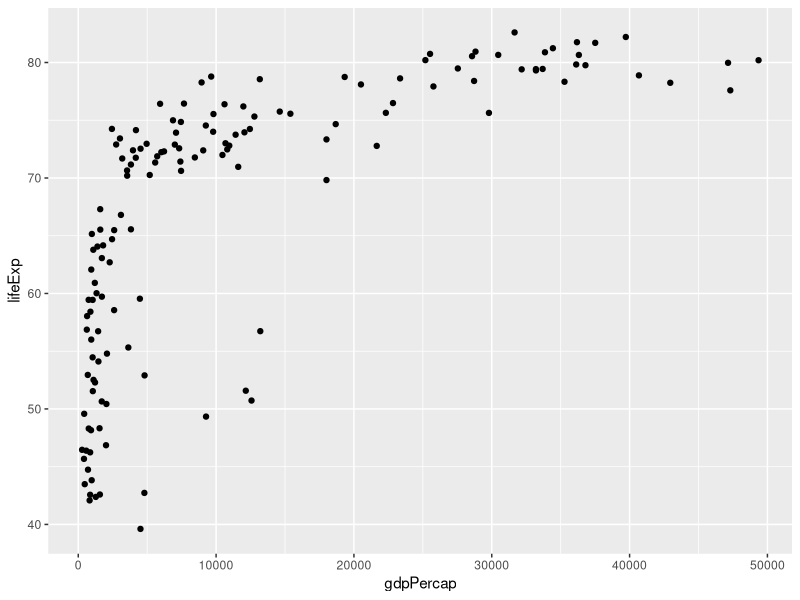
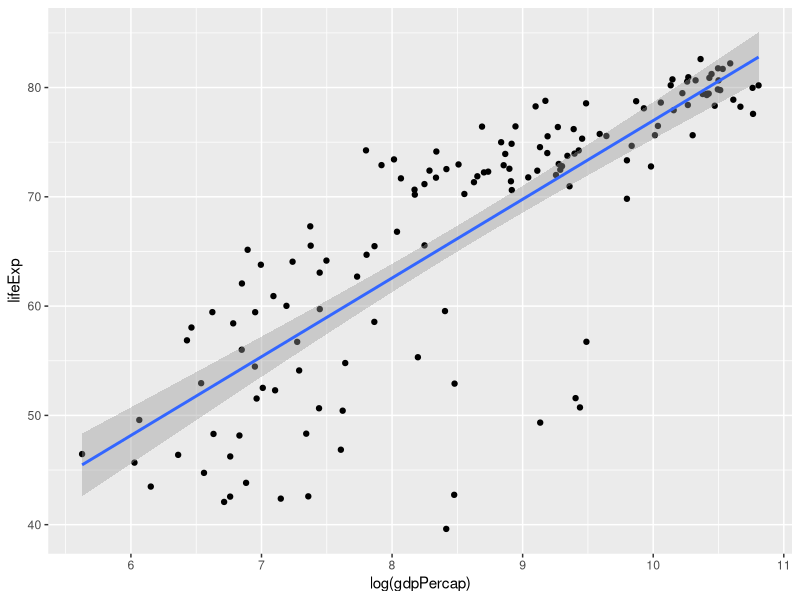
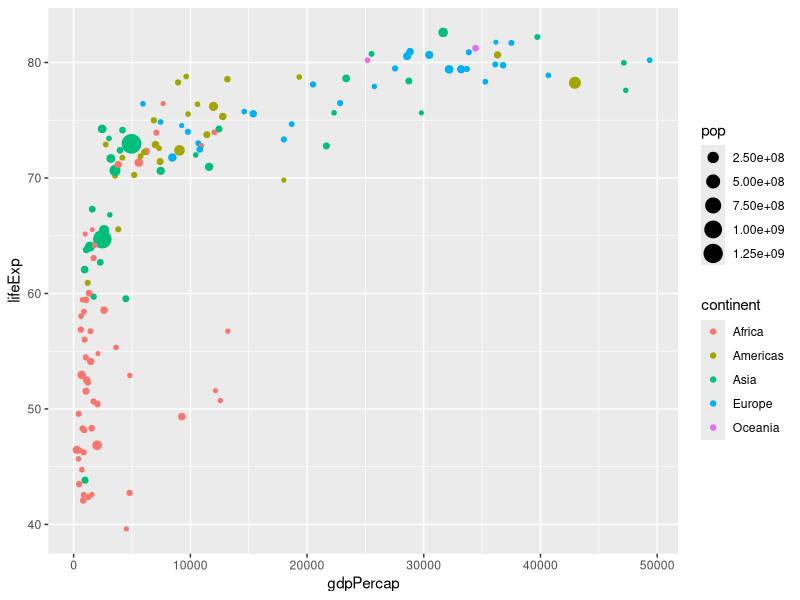
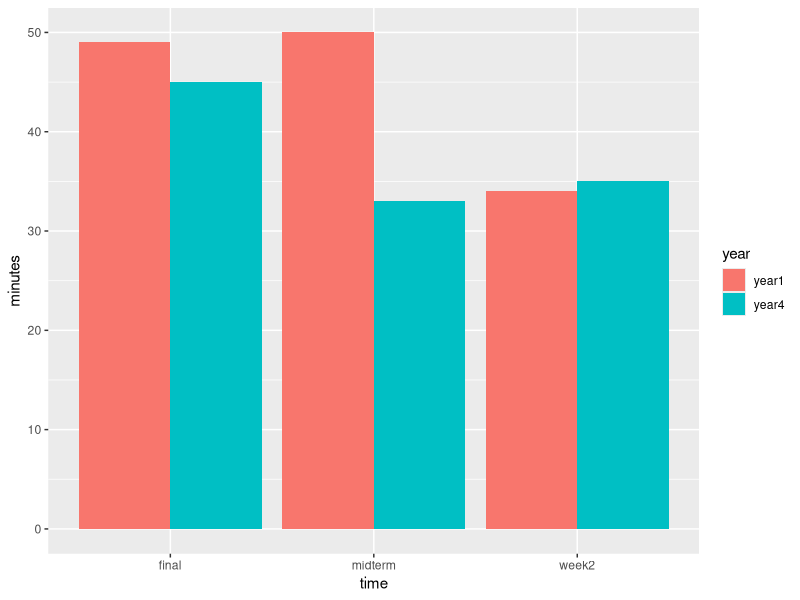
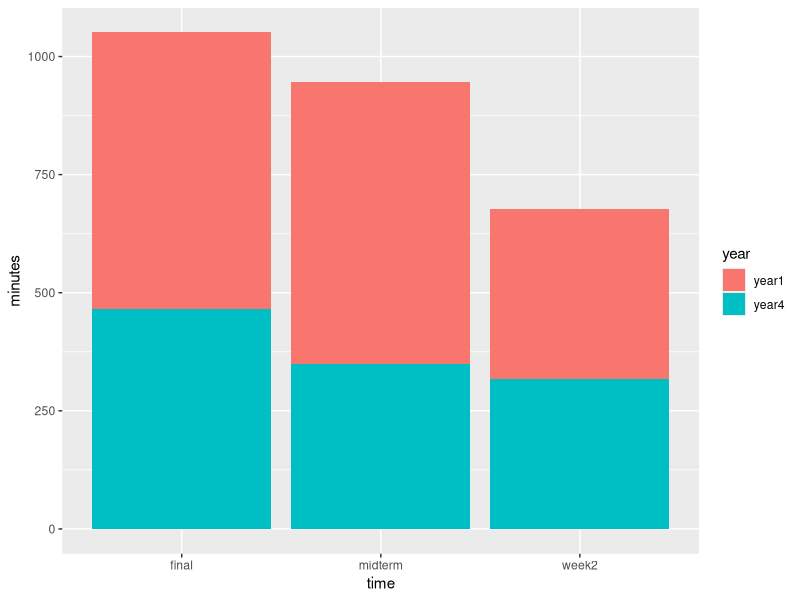
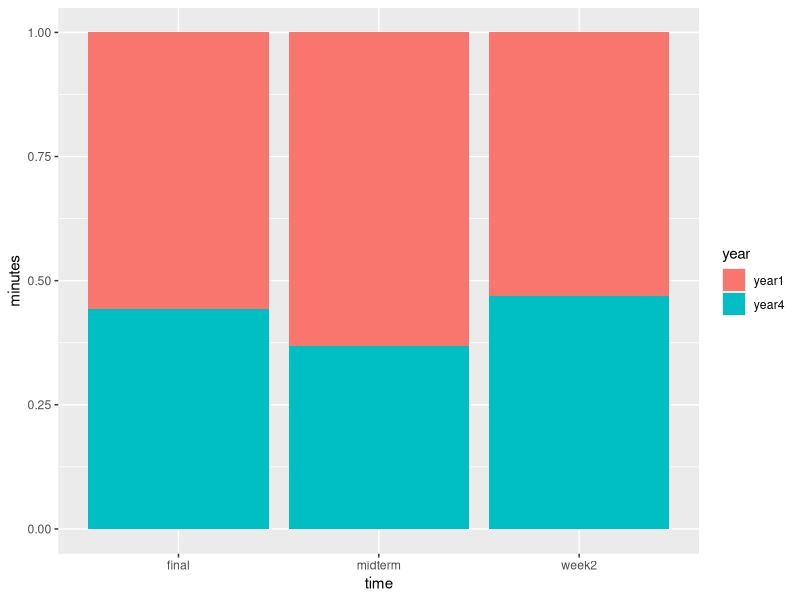
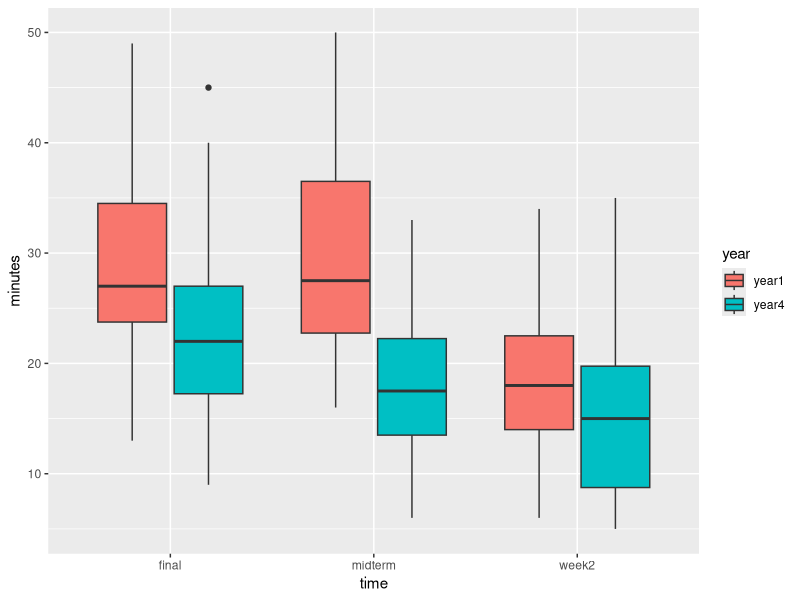
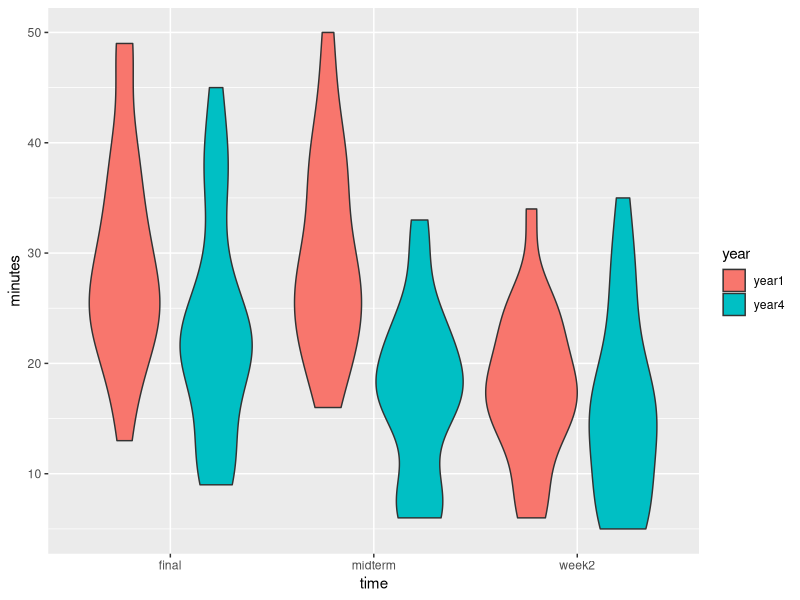

Source code (R) for these figures, in order:
## ---- chunk 1
library(tidyverse)
library(here)
library(ggplot2)
library(patchwork)
## ---- chunk 2
scatter=read.csv(here("data/scatter.csv"))%>%dplyr::select(-X)
head(scatter)
## ---- chunk 3
ggplot(scatter,aes(x=gdpPercap,y=lifeExp))+
  geom_point()

## ---- chunk 4
ggplot(scatter,aes(x=log(gdpPercap),y=lifeExp))+
  geom_point()+
  geom_smooth(method="lm")
## ---- chunk 5
ggplot(scatter,aes(x=gdpPercap,y=lifeExp))+
  geom_point(aes(colour=continent,size=pop))
## ---- chunk 6
bar=read.csv(here("data/bar_plot.csv"))
head(bar)
## ---- chunk 7
ggplot(bar, aes(x=time,y=minutes,fill=year))+geom_bar(position="dodge",stat="identity")
## ---- chunk 8
ggplot(bar, aes(x=time,y=minutes,fill=year))+geom_bar(position="stack",stat="identity")
## ---- chunk 9
ggplot(bar, aes(x=time,y=minutes,fill=year))+geom_bar(position="fill",stat="identity")
## ---- chunk 10
ggplot(bar, aes(x=time,y=minutes,fill=year))+geom_boxplot()
## ---- chunk 11
ggplot(bar, aes(x=time,y=minutes,fill=year))+
  geom_violin()
## ---- chunk 12
density=read.csv(here("data/denisty.csv"))
head(density)
## ---- chunk 13
ggplot(density, aes(x=weight,fill=sex)) + 
  geom_density()
## ---- chunk 14
ggplot(density, aes(x=weight,fill=sex)) + 
  geom_density(alpha=0.5)
## ---- chunk 15
ggplot(scatter,aes(x=gdpPercap,y=lifeExp))+
  geom_point(aes(colour=continent,size=pop))+
  xlab(" GDP Per Capita")+
  ylab("Life Expectancy")
## ---- chunk 16
ggplot(scatter,aes(x=gdpPercap,y=lifeExp))+
  geom_point(aes(colour=continent,size=pop))+
  xlab(" GDP Per Capita")+
  ylab("Life Expectancy")+
  theme_bw()
## ---- chunk 17
scatter_bw=ggplot(scatter,aes(x=gdpPercap,y=lifeExp))+
  geom_point(aes(colour=continent,size=pop))+
  xlab(" GDP Per Capita")+
  ylab("Life Expectancy")+
  ggtitle(("theme_bw"))+
  theme_bw()+
  theme(legend.position = "none")
scatter_light=ggplot(scatter,aes(x=gdpPercap,y=lifeExp))+
  geom_point(aes(colour=continent,size=pop))+
  xlab(" GDP Per Capita")+
  ylab("Life Expectancy")+
  ggtitle("theme_classic")+
  theme_classic()+
  theme(legend.position = "none")
scatter_dark=ggplot(scatter,aes(x=gdpPercap,y=lifeExp))+
  geom_point(aes(colour=continent,size=pop))+
  xlab(" GDP Per Capita")+
  ylab("Life Expectancy")+
  ggtitle("theme_dark")+
  theme_dark()+
  theme(legend.position = "none")
scatter_minimal=ggplot(scatter,aes(x=gdpPercap,y=lifeExp))+
  geom_point(aes(colour=continent,size=pop))+
  xlab(" GDP Per Capita")+
  ylab("Life Expectancy")+
  ggtitle("theme_minimal")+
  theme_minimal()+
  theme(legend.position = "none")


## ---- chunk 18
(scatter_bw|scatter_light)/(scatter_dark|scatter_minimal)
## ---- chunk 19
ggplot(scatter,aes(x=gdpPercap,y=lifeExp))+
  geom_point(aes(colour=continent,size=pop))+
  xlab(" GDP Per Capita")+
  ylab("Life Expectancy")+
  theme_bw()+
  theme(panel.grid = element_blank())
## ---- chunk 20
ggplot(scatter,aes(x=gdpPercap,y=lifeExp))+
  geom_point(aes(colour=continent,size=pop))+
  xlab(" GDP Per Capita")+
  ylab("Life Expectancy")+
  theme_bw()+
  theme(panel.grid.major.x = element_blank(),
        panel.grid.minor.x = element_blank())
## ---- chunk 21
ggplot(scatter,aes(x=gdpPercap,y=lifeExp))+
  geom_point(aes(colour=continent,size=pop))+
  xlab(" GDP Per Capita")+
  ylab("Life Expectancy")+
  guides(colour=guide_legend(title="Continent"),size=guide_legend(title="Population"))+
  theme_bw()+
  theme(panel.grid.major.x = element_blank(),
        panel.grid.minor.x = element_blank())
## ---- chunk 22
ggplot(scatter,aes(x=gdpPercap,y=lifeExp))+
  geom_point(aes(colour=continent,size=pop))+
  scale_colour_viridis_d()+
  ggtitle("Scatterplot with Viridis Colouring")+
  xlab(" GDP Per Capita")+
  ylab("Life Expectancy")+
  guides(colour=guide_legend(title="Continent"),size=guide_legend(title="Population"))+
  theme_bw()+
  theme(panel.grid.major.x = element_blank(),
        panel.grid.minor.x = element_blank())
## ---- chunk 23
ggplot(scatter,aes(x=gdpPercap,y=lifeExp))+
  geom_point(aes(colour=continent,size=pop))+
  scale_colour_brewer(palette = "Paired")+
  ggtitle("Scatterplot with Colour Brewer")+
  xlab(" GDP Per Capita")+
  ylab("Life Expectancy")+
  guides(colour=guide_legend(title="Continent"),size=guide_legend(title="Population"))+
  theme_bw()+
  theme(panel.grid.major.x = element_blank(),
        panel.grid.minor.x = element_blank())
## ---- chunk 24
ggplot(scatter,aes(x=gdpPercap,y=lifeExp))+
  geom_point(aes(colour=continent,size=pop))+
  scale_colour_manual(values=c("orangered3","slateblue","lightseagreen","orchid3","sienna2"))+
  ggtitle("Scatterplot with Manual Colours")+
  xlab(" GDP Per Capita")+
  ylab("Life Expectancy")+
  guides(colour=guide_legend(title="Continent"),size=guide_legend(title="Population"))+
  theme_bw()+
  theme(panel.grid.major.x = element_blank(),
        panel.grid.minor.x = element_blank())
## ---- chunk 25
ggplot(scatter,aes(x=gdpPercap,y=lifeExp))+
  geom_point(aes(colour=continent,size=pop))+
  scale_colour_viridis_d()+
  xlab(" GDP Per Capita")+
  ylab("Life Expectancy")+
  guides(colour=guide_legend(title="Continent"),size=guide_legend(title="Population"))+
  theme_bw()+
  theme(panel.grid.major.x = element_blank(),
        panel.grid.minor.x = element_blank())+
  facet_grid(~continent)
## ---- chunk 26
ggplot(scatter,aes(x=gdpPercap,y=lifeExp))+
  geom_point(aes(colour=continent,size=pop))+
  scale_colour_viridis_d()+
  xlab(" GDP Per Capita")+
  ylab("Life Expectancy")+
  guides(colour=guide_legend(title="Continent"),size=guide_legend(title="Population"))+
  theme_bw()+
  theme(panel.grid.major.x = element_blank(),
        panel.grid.minor.x = element_blank(),
        axis.text.x = element_text(angle=45,vjust=0.5))+
  facet_grid(~continent)
## ---- chunk 27
bar_ofl=ggplot(bar, aes(x=time,y=minutes,fill=year))+geom_bar(position="dodge",stat="identity")
bar$time <- factor(bar$time,levels = c("week2","midterm","final"))
bar_rfl=ggplot(bar, aes(x=time,y=minutes,fill=year))+geom_bar(position="dodge",stat="identity")
(bar_ofl|bar_rfl)
